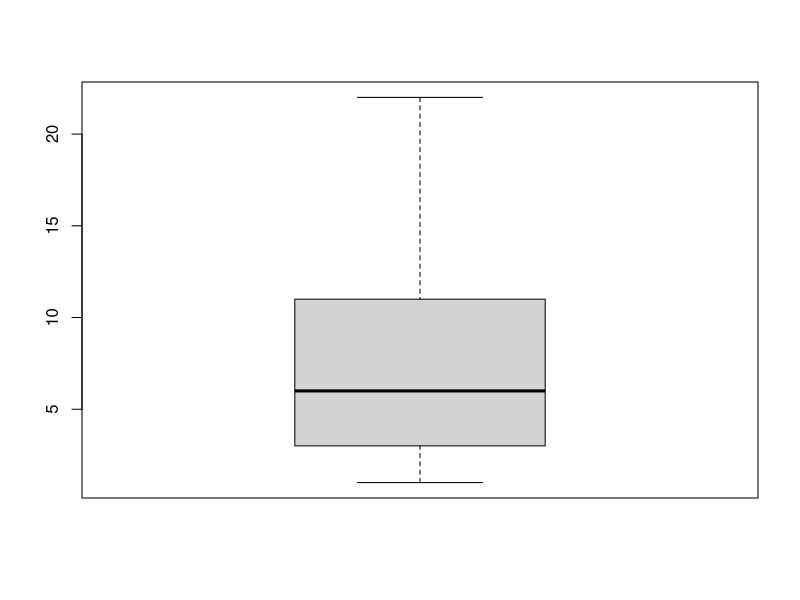
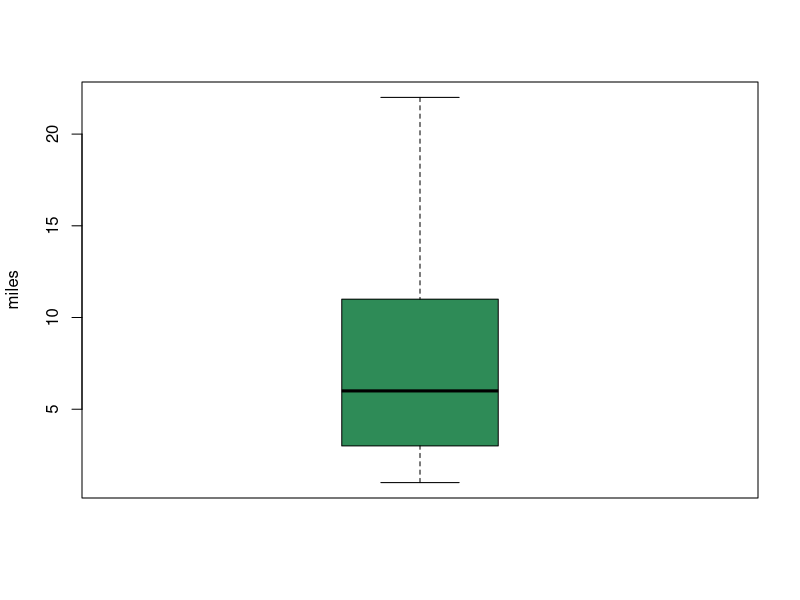
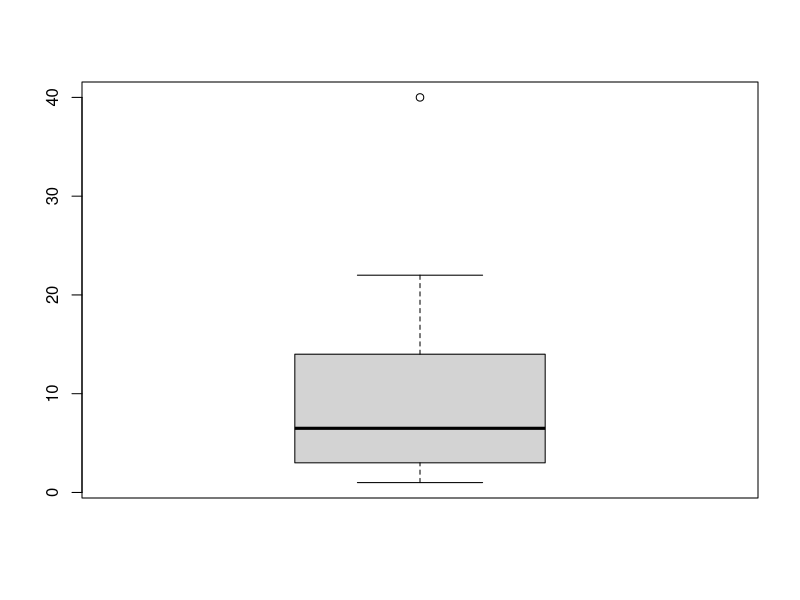
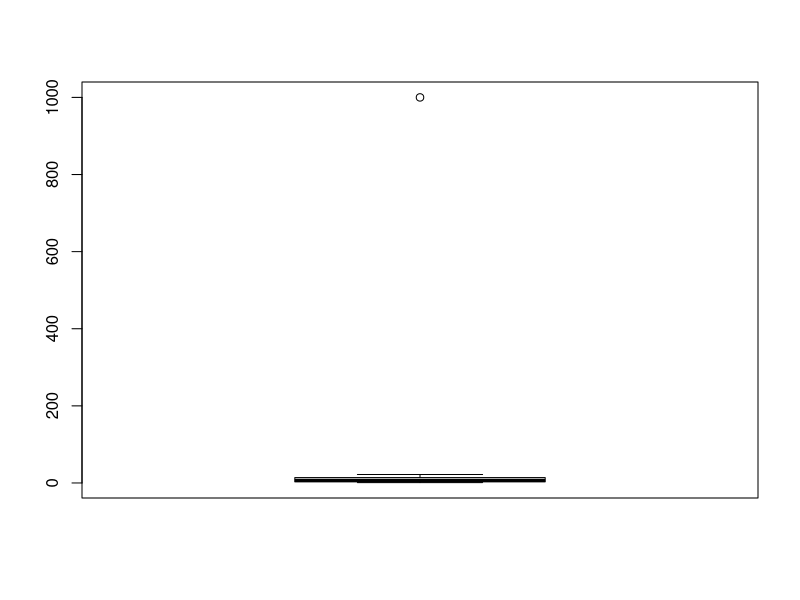
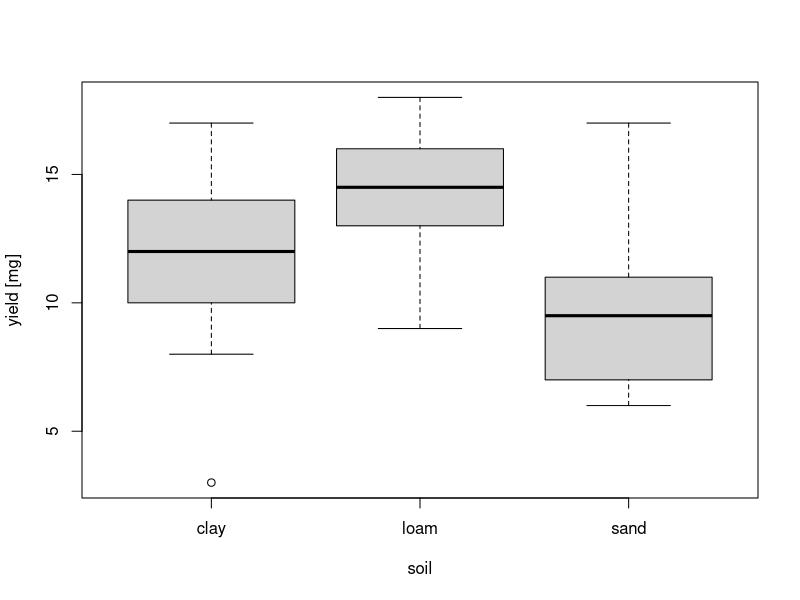
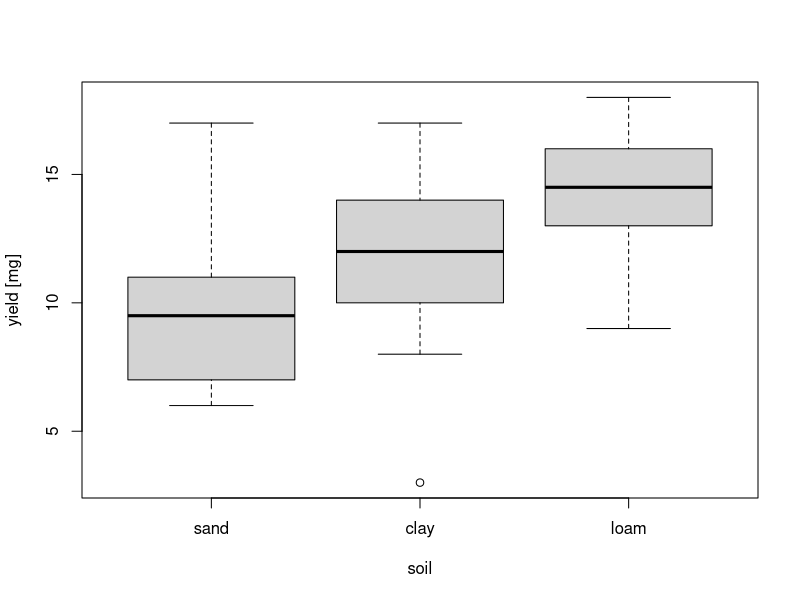

These charts were generated, in order, by the following R code: (Note: this script raises an error after producing the figures.)
getwd()
setwd("")

###########################################
restaurant<-read.table("boxplot.txt", header=TRUE)
attach(restaurant)#data from Khan Academy video "Constructing a box and whisker plot"
restaurant
median(miles)
mean(miles)
length(miles)
range(miles)

summary(miles)

boxplot(miles)
boxplot(miles,ylab="miles",boxwex=0.5,col="seagreen")
?boxplot

# let's see how this would look like with outliers
# this is how you add an observation to a dataframe
# create a new name to keep the old dataframe
new<-rbind(restaurant,40)

boxplot(new)
# add a very large outlier and our boxplot will get squashed
new2<-rbind(restaurant,1000)
boxplot(new2)


########################################################
#### ANOVA example
dat<-read.table("yields.txt",header=T)
str(dat)
dat
summary(dat)
attach(dat)
boxplot(yield~soil,ylab="yield [mg]")
#software always sorts alphabetical, if you want to sort from lowest to highest:change order by defining soil to be an ordered factor
soil<-factor(soil,levels=c("sand","clay","loam"))
#plot again
boxplot(yield~soil,ylab="yield [mg]")

#################################
ANOVA
#two possibilities to calculate ANOVA
#1.
model<-lm(yield~soil)
anova(model)
summary(model)

#2.
model<-aov(yield~soil)
summary(model)


hist(resid(model))
shapiro.test(resid(model))

# testing for homogeneity of variance, Fligner-Killeen Test
fligner.test(yield~soil)

# you can also use the plot(model) command, just make sure you adjust the name of your model, this model is called "model"
plot(model)

# you have to choose option 2 (see above) for a posthoc-Test = to test every factor level against each other
# Post Hoc test
TukeyHSD(model)

# two-way ANOVA, two factors instead of one--> soil type and fertilizer
model2<-aov(yield~soil+fertilizer)
summary(model2)

boxplot(yield~soil:fertilizer)

TukeyHSD(model2)
#factorial design allows to test for interaction
model3<-aov(yield~soil*fertilizer)
summary(model3)

#model simplifcition
#you start with the most complex model and test it against the more simple model (occam's razor!)
model3<-aov(yield~soil*fertilizer)
model2<-aov(yield~soil+fertilizer)
anova(model2,model3)
#if it is not significant, choose the simpler model (occam's razor!)
model1<-aov(yield~soil)
anova(model1,model2)
#create the Nullmodel 
model0<-aov(yield~1)
anova(model0,model1)


###next try on your own with splityields data
split<-read.table("splityield.txt",header=T)
attach(split)
summary(split)
